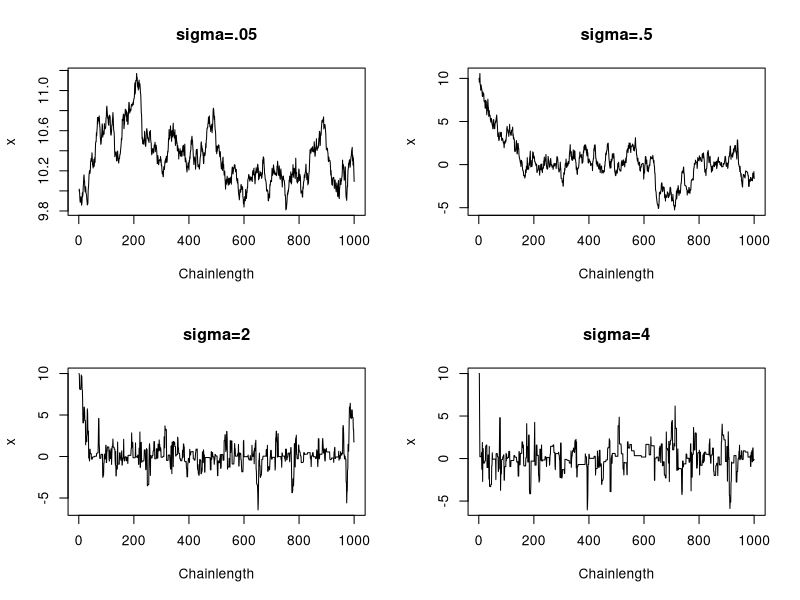
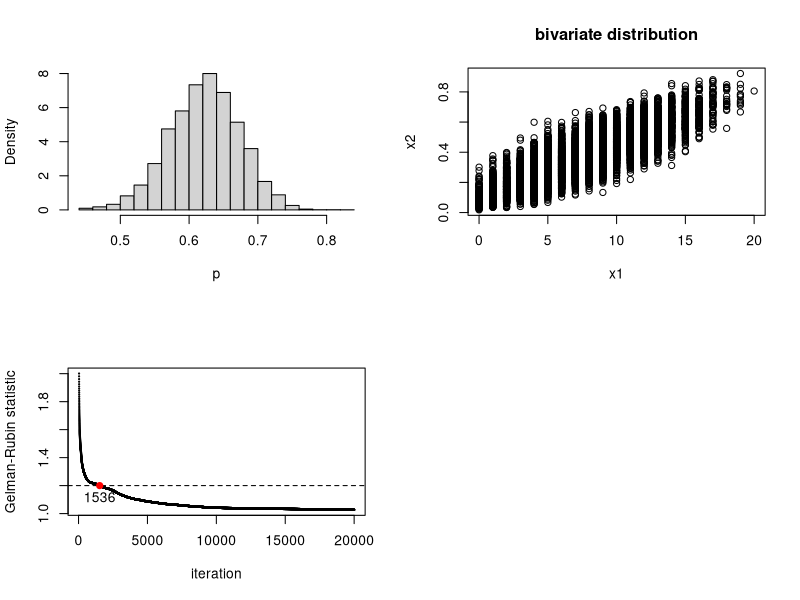
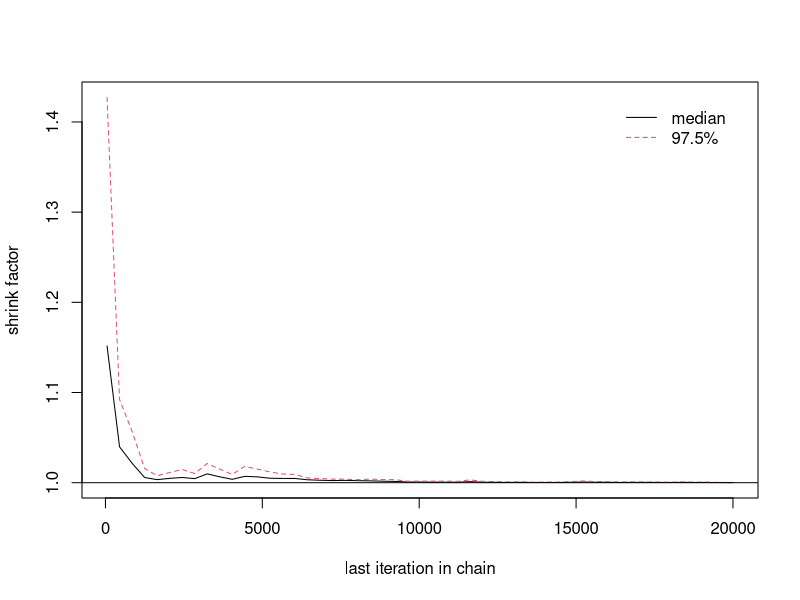

Write the R code that produced these figures, in order.
## ---- chunk 1
m <- 10000
x <- numeric(m)
sigma = 1
#generate x0
x[1] <- rnorm(1,0,sigma)
k <- 0
u <- runif(m)
for (i in 2:m) {
  xt <- x[i-1]
  y <- rnorm(1, xt, sigma)
  
  #num <- dcauchy(y) * dnorm(xt, y, sigma)
  #den <- dcauchy(xt) * dnorm(y, xt, sigma)
  num <- (1+xt^2)
  den <- (1+y^2)
  if (u[i] <= num/den)
    x[i] <- y 
  else {
    x[i] <- xt
    k <- k+1 #y is rejected
  }
}

dx = x[1001:10000]
df = rbind(quantile(dx,seq(.1,.9,.1)),qcauchy(seq(.1,.9,.1)))
rownames(df) = c('MH sampler','theoretical')
df
## ---- chunk 2
dlaplace = function(x){
  return (1/2*exp(-abs(x)))
}

rw.Metropolis=function(sigma,x0,N){
  x=numeric(N)
  x[1]=x0
  u=runif(N)
  k=0 #number of accepted proposals
  for(i in 2:N){
    y=rnorm(1,x[i-1],sigma)
    ratio=dlaplace(y)/dlaplace(x[i-1])
    accept=u[i]<=ratio
    x[i]=y*accept+x[i-1]*(1-accept)
    k=k+accept
  }
  return(list(x=x,k=k))
}

N=1000
sigma=c(.05,.5,2,4)
x0=10 ## a huge outlier for a standard laplace dist
rw1=rw.Metropolis(sigma[1],x0,N)
rw2=rw.Metropolis(sigma[2],x0,N)
rw3=rw.Metropolis(sigma[3],x0,N)
rw4=rw.Metropolis(sigma[4],x0,N)

par(mfrow=c(2,2))
Chainlength=1:N
plot(Chainlength,rw1$x,ylab="x",type="l")
title("sigma=.05")
plot(Chainlength,rw2$x,ylab="x",type="l")
title("sigma=.5")
plot(Chainlength,rw3$x,ylab="x",type="l")
title("sigma=2")
plot(Chainlength,rw4$x,ylab="x",type="l")
title("sigma=4")


print(c(rw1$k,rw2$k,rw3$k,rw4$k)/N)

## ---- chunk 3
m = 10000
w = 0.25
categories = c(125,18,20,34)

prob <- function(theta, category) {
  if (theta < 0 || theta > 1) return (0)
  return( (1/2+theta/4)^category[1] * ((1-theta)/4)^category[2] *
    ((1-theta)/4)^category[3] * (theta/4)^category[4])
}
x = numeric(m)
u <- runif(m) #for accept/reject step
v <- runif(m,-w,w) #proposal distribution
x[1] <- runif(1,0,1)
for (i in 2:m) {
  y = x[i-1]+v[i]
  num = prob(y,categories)
  den = prob(x[i-1],categories)
  if (u[i] <= num/den)
    x[i] <- y
  else
    x[i] <- x[i-1]
}
hist(x[1001:m],main=" ",xlab="p",prob=TRUE)
mean(x[1001:m])
sd(x[1001:m])
## ---- chunk 4
N = 10000
X = matrix(0,N,2)
n = 20
a = 3
b = 5
X[1,] = c(5,.5)
for (i in 2:N) {
  X[i,1] <- rbinom(1, n, X[i-1,2])
  X[i,2] <- rbeta(1, X[i,1]+a, n-X[i,1]+b)
}
burn = 1000
apply(X[(burn+1):N,],2,mean)
apply(X[(burn+1):N,],2,sd)
cor(X[burn:N,1],X[burn:N,2])
plot(X[(burn+1):N,1],X[(burn+1):N,2],main=" bivariate distribution ",xlab="x1", ylab="x2")
## ---- chunk 5
require('coda')

Gelman.Rubin=function(psi){
  psi=as.matrix(psi)
  n=ncol(psi)
  k=nrow(psi)
  psi.means=rowMeans(psi) #row means
  B=n*var(psi.means) #between variance estimate
  psi.w=apply(psi,1,var) #within variance
  W=mean(psi.w) #within estimate
  v.hat=W*(n-1)/n+(B/n) # upper var est
  r.hat=v.hat/W # G-R statistic
  return(r.hat)
}

b <- .2 #actual value of beta
w <- .25 #width of the uniform support set
m <- 5000 #length of the chain
days <- 250
i <- sample(1:5, size=days, replace=TRUE,prob=c(1, 1-b, 1-2*b, 2*b, b))
win <- tabulate(i)
prob <- function(y, win) {
  # computes (without the constant) the target density
  if (y < 0 || y >= 0.5)
    return (0)
  return((1/3)^win[1] * ((1-y)/3)^win[2] * ((1-2*y)/3)^win[3] *((2*y)/3)^win[4] * (y/3)^win[5])
}

mc.chain=function(m,X1){ 
  u=runif(m)
  x=numeric(m)
  x[1] = X1
  v=runif(m,-w,w)
  for( i in 2:m){
    y=x[i-1]+v[i]
    ratio=prob(y,win)/prob(x[i-1],win)
    accept=u[i]<=ratio
    x[i]=y*accept+x[i-1]*(1-accept)
  }
  return(x) 
}

k=5 # number of chains
n=20000 # length of chains
x0 = c(.01,.05,.1,.2,.4)
X=matrix(0,k,n)
for( j in 1:k)
  X[j,]=mc.chain(n,x0[j])

psi=t(apply(X,1,cumsum))
for(i in 1:nrow(psi))
  psi[i,]=psi[i,]/(1:ncol(psi))
print(Gelman.Rubin(psi))

rhat=rep(0,n)
for(j in 1:n)
  rhat[j]=Gelman.Rubin(psi[,1:j])

start_idx = min(which(rhat[2:n]<2))
key_idx = min(which(rhat[2:n]<1.2))
plot(start_idx:n,rhat[start_idx:n],cex = .2,xlab = 'iteration', ylab='Gelman-Rubin statistic')
abline(h=1.2,lty=2)
points(key_idx, rhat[key_idx], col = "red", pch=19)
text(key_idx, rhat[key_idx],labels=key_idx,pos=1)
## ---- chunk 6
dm = mcmc.list(mcmc(X[1,]),mcmc(X[2,]),mcmc(X[3,]),mcmc(X[4,]),mcmc(X[5,]))
gelman.diag(dm)
gelman.plot(dm)
